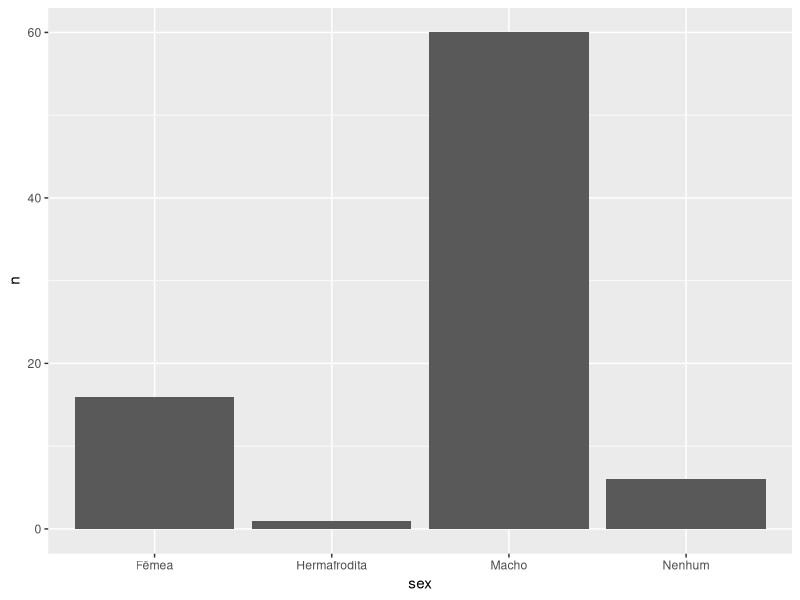
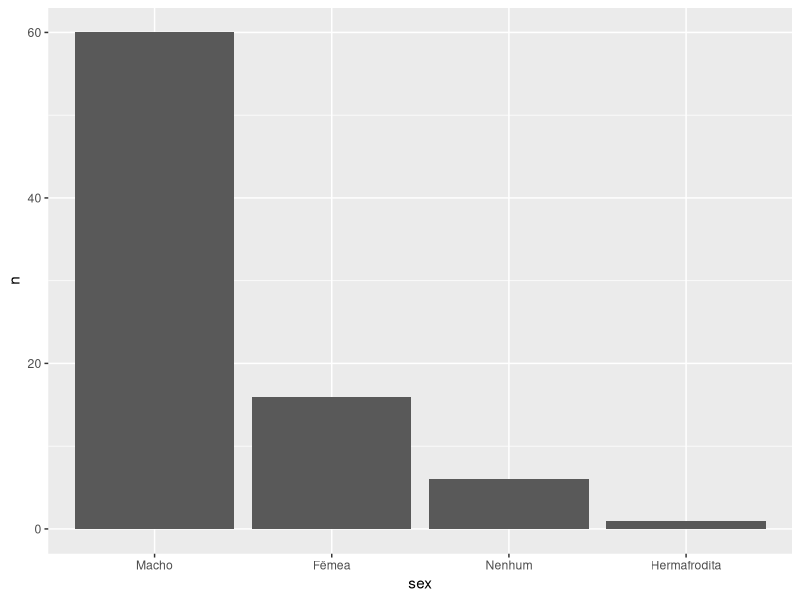
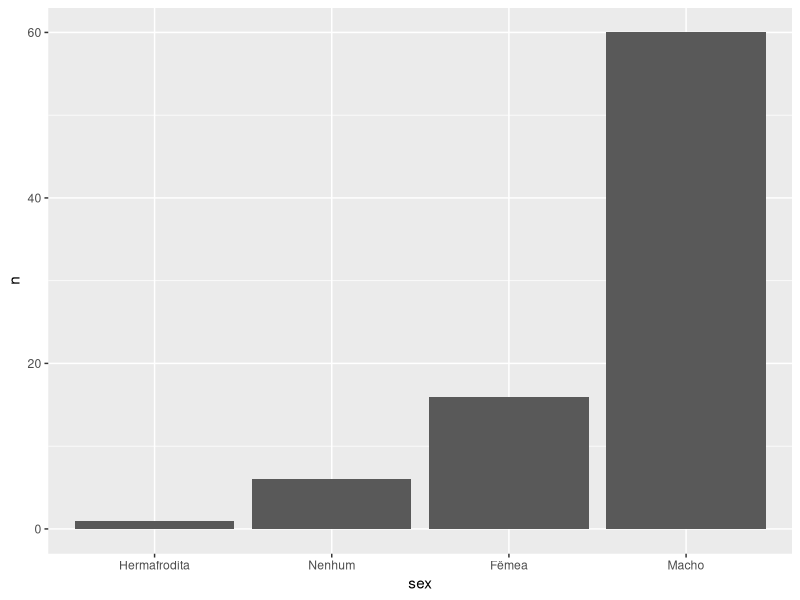
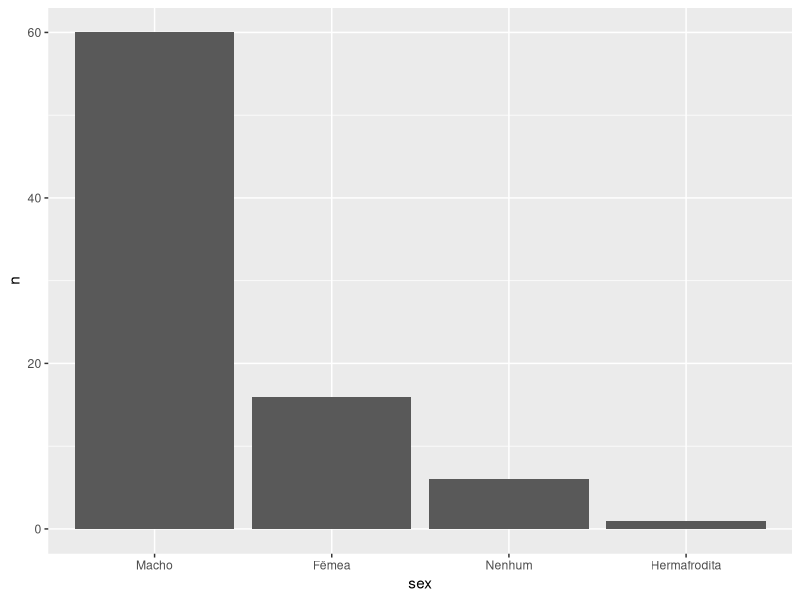
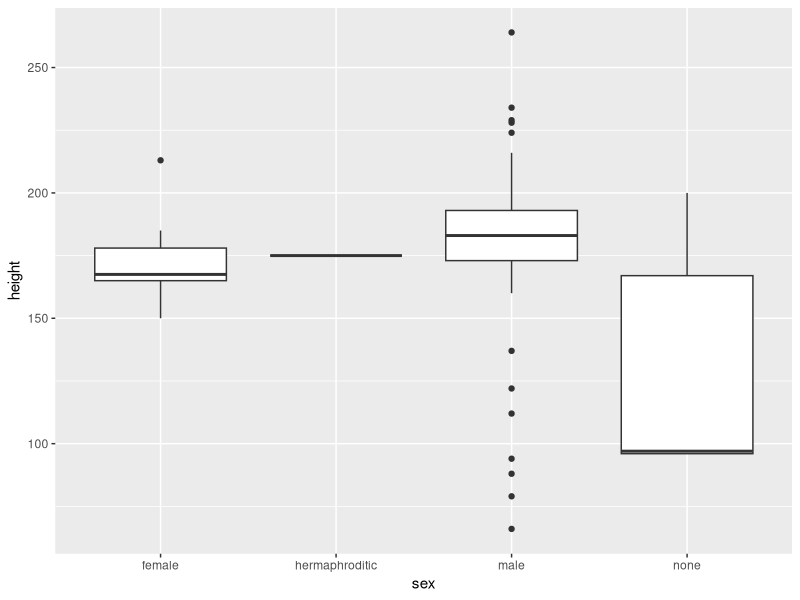
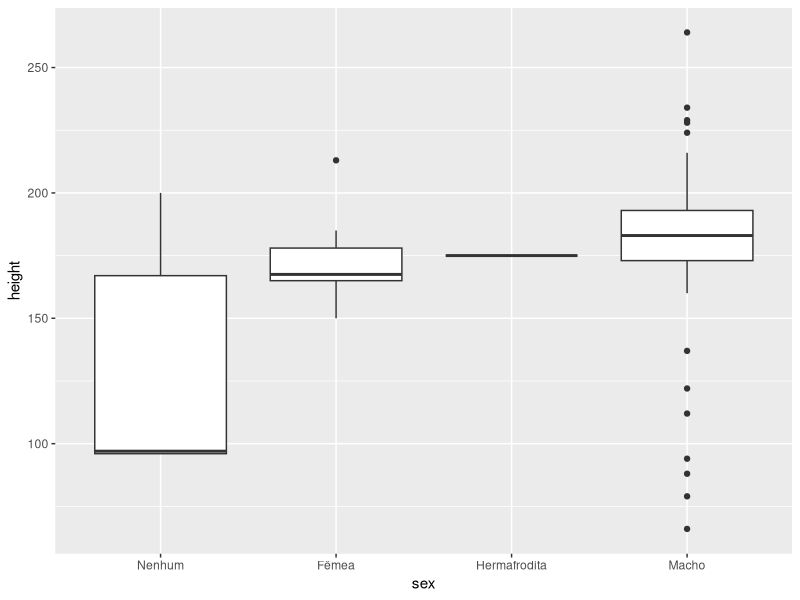
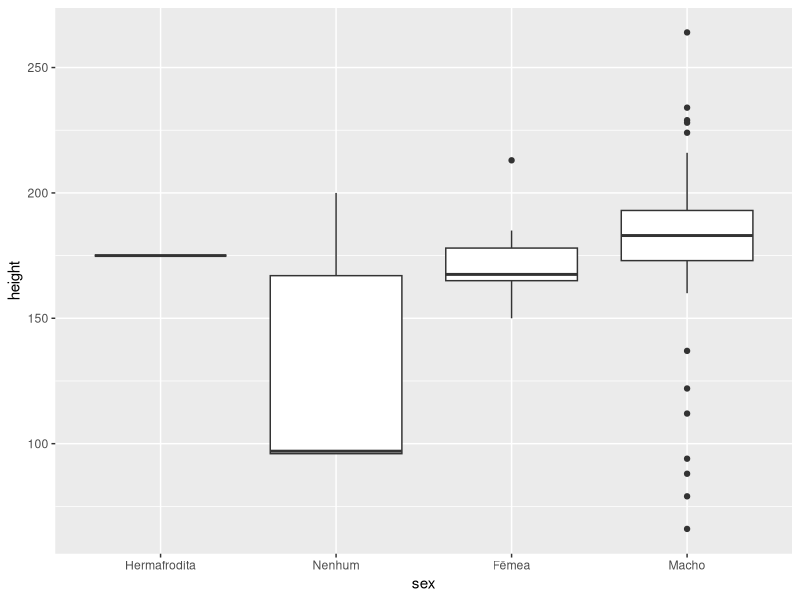

Generate these figures, in order, with R:

# Pacote Forcats - Tidyverse ---------------------------------------------------------------------------------------------------------------
# Autoria do script: Jeanne Franco ---------------------------------------------------------------------------------------------------------
# Data: 06/03/2022 -------------------------------------------------------------------------------------------------------------------------
# Fonte: Curso R ---------------------------------------------------------------------------------------------------------------------------

# Conceito do pacote forcats ---------------------------------------------------------------------------------------------------------------

## Algumas vezes o R base pode ler uma coluna de strings como um fator e esses fatores não podem ser
## manipulados da mesma forma que os vetores de strings são manipulados. Portanto, o pacote forcats
## foi desenvolvido por Hadley Wickham para solucionar esse problema.

## O pacote forcats (For Categorial Variables) implementa algumas ferramentas. As principais funções
## do forcats servem para alterar a ordem e modificar os níveis de um fator.

# Baixar pacotes necessários ---------------------------------------------------------------------------------------------------------------

library(forcats)
library(ggplot2)
library(dplyr)

# O que são fatores ------------------------------------------------------------------------------------------------------------------------

## fatores são uma classe de objetos no R criada para representar as variáveis categóricas numericamente.
## Eles são necessários pois muitas vezes precisamos representar variáveis categóricas como números.
## Quando estamos fazendo um gráfico, por exemplo, só podemos mapear variáveis numéricas em seus eixos,
## pois o plano cartesiano é formado por duas retas de números reais.
## O que fazemos então quando plotamos uma variável categórica? Nós a transformamos em fatores.

## Mas como a manipulação de fatores é diferente da manipulação de números e strings (graças aos famosos levels),
## tarefas que parecem simples, como ordenar as barras de um gráfico de barras, acabam se tornando grandes 
## desafios quando não sabemos lidar com essa classe de valores.

## Nos exemplos a seguir, vamos utilizar a base starwars (do pacote {dplyr}) para aprendermos a fazer as 
## principais operações com fatores utilizando o pacote {forcats}.

# Modificando níveis de um fator -----------------------------------------------------------------------------------------------------------

## Vamos trabalhar primeiro com a coluna sex, que diz qual é o sexo de cada personagem.

starwars %>% 
  pull(sex) %>% 
  unique()

## Vamos criar um objeto com os 16 primeiros valores da coluna sex já transformados em fator.

fator_sex <- starwars %>% 
  pull(sex) %>% 
  as.factor() %>% 
  head(16)
fator_sex

## Veja que se transformarmos a coluna em fator, esses serão os levels da variável, 
## não importa se o sub-conjunto que estivermos observando possua ou não todas as categorias.

## Para mudar os níveis de um fator, podemos utilizar a função lvls_revalue(). Veja que, ao 
## mudarmos os níveis de um fator, o label de cada valor também muda. Os novos valores precisam 
## ser passados conforme a ordem dos níveis antigos.

lvls_revalue(
  fator_sex, 
  new_levels = c("Fêmea", "Hermafrodita", "Macho", "Nenhum")
)

## Essa função é uma boa alternativa para mudar o nome das categorias de uma variável antes de 
## construir um gráfico.

starwars %>% 
  filter(!is.na(sex)) %>% 
  count(sex) %>% 
  mutate(
    sex = lvls_revalue(sex, c("Fêmea", "Hermafrodita", "Macho", "Nenhum"))
  ) %>% 
  ggplot() +
  geom_col(aes(x = sex, y = n)) 

## Como as colunas no gráfico respeitam a ordem dos níveis do fator, não importa a ordem que as 
## linhas aparecem na tabela, o gráfico sempre será gerado com as colunas na mesma ordem. Assim, 
## se quiséssemos alterar a ordem das barras do gráfico anterior, precisamos mudar a ordem dos 
## níveis do fator sex.

# Mudando a ordem dos níveis de um fator ---------------------------------------------------------------------------------------------------

## Para mudar a ordem dos níveis de um fator, podemos utilizar a função lvls_reorder(). 
## Basta passarmos qual a nova ordem dos fatores, com relação à ordem anterior. No exemplo 
## abaixo definimos que, na nova ordem,

## - a primeira posição terá o nível que estava na terceira posição na ordem antiga;
## - a segunda posição terá o nível que estava na primeira posição na ordem antiga;
## - a terceira posição terá o nível que estava na quarta posição na ordem antiga;
## - a quarta posição terá o nível que estava na segunda posição na ordem antiga.

lvls_reorder(fator_sex, c(3, 1, 4, 2))

## Assim, poderíamos usar essa nova ordem para ordenar as colunas do nosso gráfico.

starwars %>% 
  filter(!is.na(sex)) %>% 
  count(sex) %>% 
  mutate(
    sex = lvls_revalue(sex, c("Fêmea", "Hermafrodita", "Macho", "Nenhum")),
    sex = lvls_reorder(sex, c(3, 1, 4, 2))
  ) %>% 
  ggplot() +
  geom_col(aes(x = sex, y = n)) 

## O que queremos é que os níveis da coluna sex sejam ordenados segundo os valores da 
## coluna n, isto é, quem tiver o maior valor de n deve ser o primeiro nível, o segundo 
## maior valor de n seja o segundo nível e assim por diante.

## Podemos melhorar esse código utilizando a função fct_reorder(). Com ela, em vez de 
## definirmos na mão a ordem dos níveis do fator, podemos ordená-lo segundo valores de 
## uma segunda variável.

starwars %>% 
  filter(!is.na(sex)) %>% 
  count(sex) %>% 
  mutate(
    sex = lvls_revalue(sex, c("Fêmea", "Hermafrodita", "Macho", "Nenhum")),
    sex = fct_reorder(sex, n)
  ) %>% 
  ggplot() +
  geom_col(aes(x = sex, y = n)) 

## É quase o que queríamos! O problema é que os níveis estão sendo ordenados de forma 
## crescente e gostaríamos de ordenar na ordem decrescente. Para isso, basta utilizarmos 
## o parâmetro .desc.

starwars %>% 
  filter(!is.na(sex)) %>% 
  count(sex) %>% 
  mutate(
    sex = lvls_revalue(sex, c("Fêmea", "Hermafrodita", "Macho", "Nenhum")),
    sex = fct_reorder(sex, n, .desc = TRUE)
  ) %>% 
  ggplot() +
  geom_col(aes(x = sex, y = n)) 

## Se em vez de construirmos um gráfico de barras da frequência da variável sex, construíssemos 
## boxplots da altura para cada sexo diferente, teríamos o gráfico a seguir.

starwars %>% 
  filter(!is.na(sex)) %>% 
  ggplot() +
  geom_boxplot(aes(x = sex, y = height))

## Se quiséssemos ordenar cada boxplot (pela mediana, por exemplo), continuamos podendo usar 
## a função fct_reorder(). Veja que ela possui o argumento .fun, que indica qual função será 
## utilizada na variável secundária para determinar a ordem dos níveis.

## No exemplo abaixo, utilizamos .fun = median, o que significa que, para cada nível da variável 
## sex, vamos calcular a mediana da variável height e ordenaremos os níveis de sex conforme a 
## ordem dessas medianas.

## Se quiséssemos ordenar de forma decrescente, bastaria utilizar o argumento .desc = TRUE.

starwars %>% 
  filter(!is.na(sex)) %>% 
  mutate(
    sex = lvls_revalue(sex, c("Fêmea", "Hermafrodita", "Macho", "Nenhum")),
    sex = fct_reorder(sex, height, .fun = median, na.rm = TRUE)
  ) %>% 
ggplot() +
  geom_boxplot(aes(x = sex, y = height))

## Também poderíamos ordenar pelo máximo, utilizando .fun = max. Neste argumento, podemos 
## usar qualquer função sumarizadora: min(), mean(), median(), max(), sd(), var() etc.

starwars %>% 
  filter(!is.na(sex)) %>% 
  mutate(
    sex = lvls_revalue(sex, c("Fêmea", "Hermafrodita", "Macho", "Nenhum")),
    sex = fct_reorder(sex, height, .fun = max, na.rm = TRUE)
  ) %>% 
ggplot() +
  geom_boxplot(aes(x = sex, y = height))
